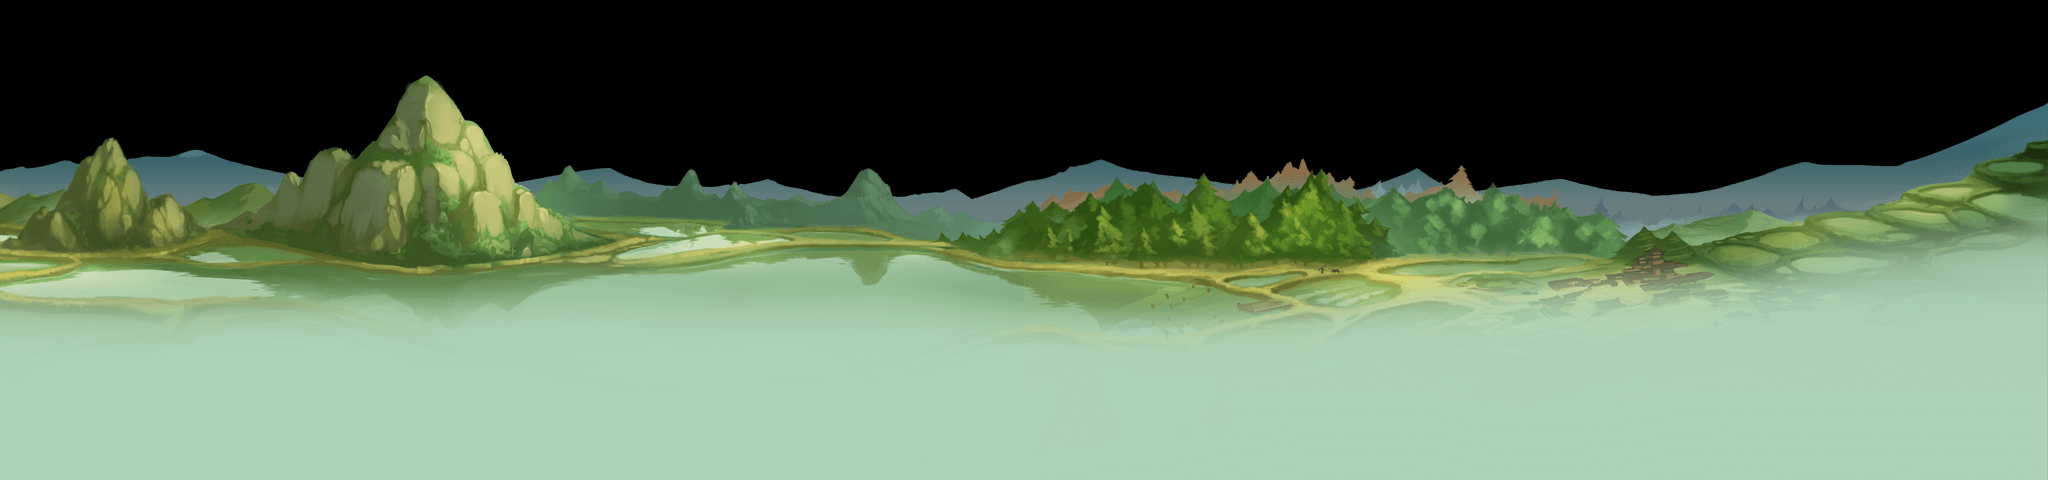

A 2D game scene composited from a Tiled map and its tileset images. What follows is a short description and the map's XML, with each tile layer's data collapsed to a summary:
An orthogonal 64x15 tile map with 32x32 px tiles, 2 tile layers (mid1, mid2), 5 tilesets.

<map version="1.0" orientation="orthogonal" renderorder="right-down" width="64" height="15" tilewidth="32" tileheight="32">
 <tileset firstgid="1" name="zhaoze_mid1" tilewidth="32" tileheight="32">
  <image source="zhaoze/zhaoze_mid1.png" width="1024" height="500" />
 </tileset>
 <tileset firstgid="481" name="zhaoze_mid2" tilewidth="32" tileheight="32">
  <image source="zhaoze/zhaoze_mid2.png" width="1024" height="500" />
 </tileset>
 <tileset firstgid="961" name="pingyuan_mid1" tilewidth="32" tileheight="32">
  <image source="pingyuan/pingyuan_mid1.png" width="1024" height="500" />
 </tileset>
 <tileset firstgid="1441" name="pingyuan_mid2" tilewidth="32" tileheight="32">
  <image source="pingyuan/pingyuan_mid2.png" width="1024" height="500" />
 </tileset>
 <tileset firstgid="1921" name="pingyuan_mid3" tilewidth="32" tileheight="32">
  <image source="pingyuan/pingyuan_mid3.png" width="1024" height="500" />
 </tileset>
 <layer name="mid1" width="64" height="15">
  <data>[960 cells, 480 non-empty, 480 distinct tile ids]</data>
 </layer>
 <layer name="mid2" width="64" height="15">
  <data>[960 cells, 480 non-empty, 480 distinct tile ids]</data>
 </layer>
</map>
